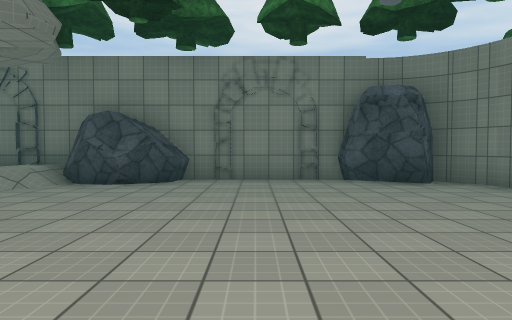
view 1 (above)

15 first-person views from a walk through a Unity game level. The camera is 1.3 m above the floor, tilts 2° down and sees 70° across. The floor is counted in squares, 2 m on a side. Each view is taken from the middle of a square. On the plan, view 1 faces up. The plan holds only what a view shows up to about 11 squares ahead; the rest is blank. The place goes on beyond the plan. The player character is not drawn. Surface patterns are stand-ins for the level's own textures.

view 2
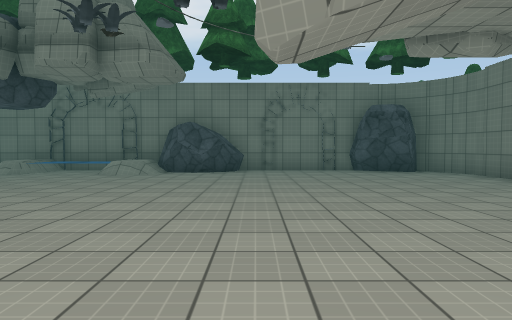

view 3
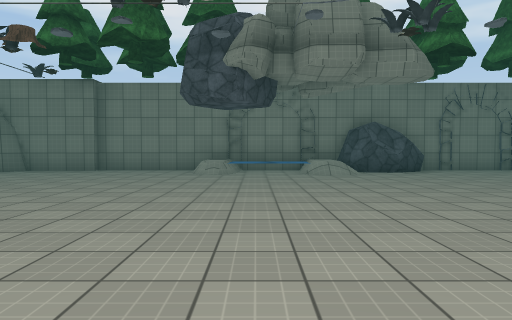

view 4
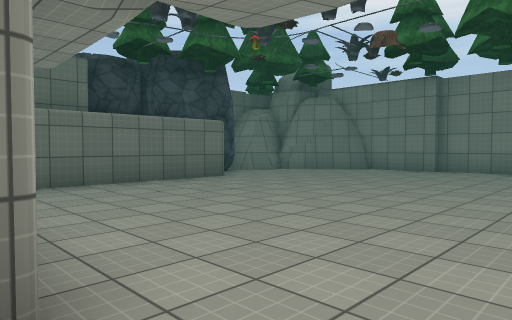

view 5
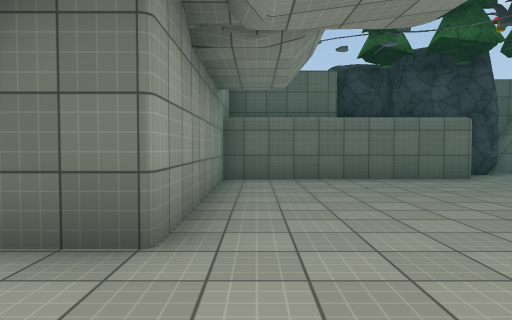

view 6
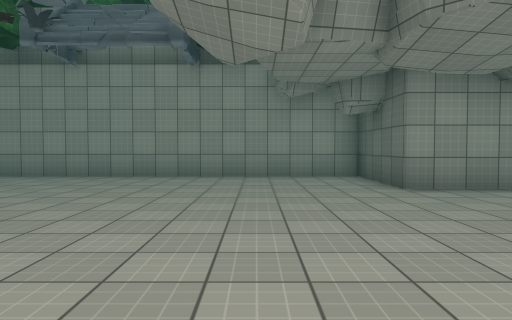

view 7
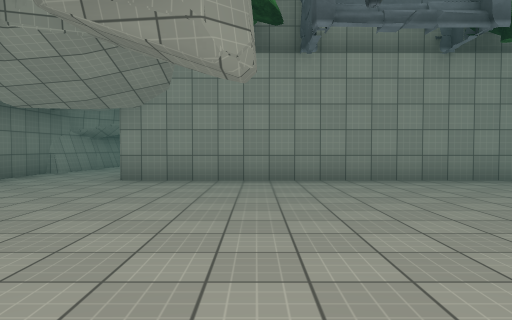

view 8
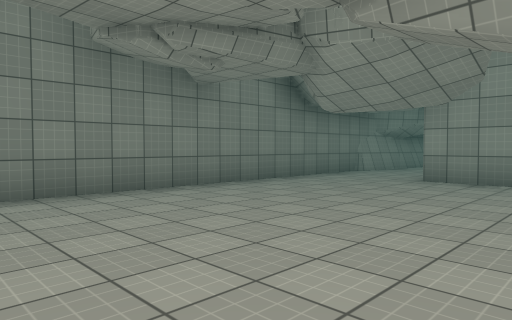

view 9
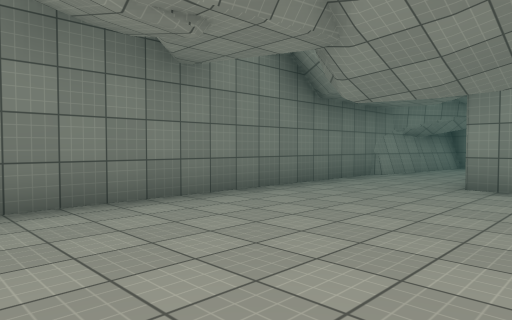

view 10
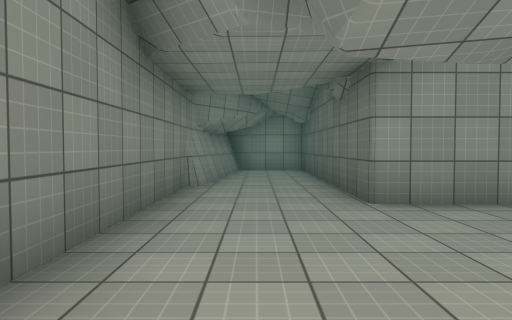

view 11
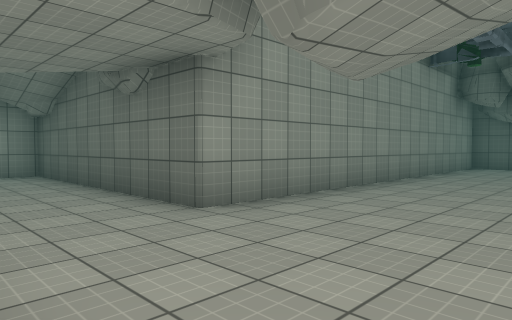

view 12
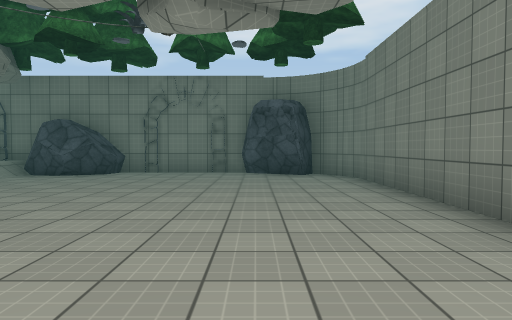

view 13
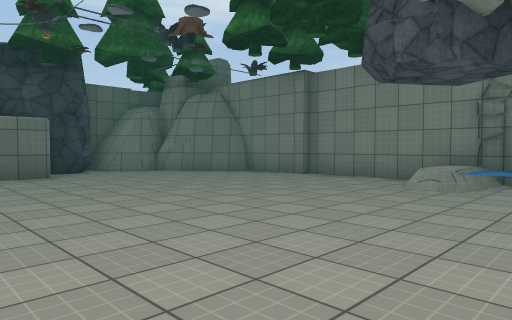

view 14
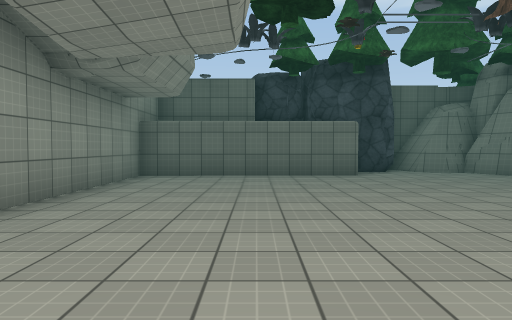

view 15
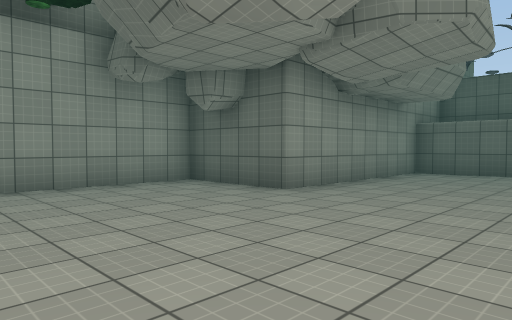

### Floor plan
Points are (right, up) in squares from view 1. A wall is a line through its corners. A room is listed if a view was taken in it or the views show most of it. See-through windows are left out.
Room 1 (views 1, 2, 3, 4, 5, 6, 7, 8, 9, 10, 11, 12, 13, 14, 15)
walls: (0.6, 7.3) (-0.6, 7.3); (-7.1, 7.3) (-10.5, 7.3); (4.2, 5.1) (4.2, 5.6); (-10.4, 7.1) (-12.6, 7.1); (-13.3, 2.4) (-13.3, -2.7) (-8.3, -2.7) (-8.3, -5.2) (1.7, -5.2) (1.7, -11.2) (3, -11.2); (-12.4, 7) (-14.1, 5.4); (-13.7, 5.9) (-14.3, 5.5); (-14.5, 5.1) (-14.9, 4.4); (4.2, -7.5) (4.2, 1.5); (-14.7, 5.9) (-14.4, 4.9); (3.7, -11.6) (4.1, -7.4)
low walls: (-14.4, 4.9) (-14.6, 4.5)
ways out: opening at (-14, 3)
objects: other object (-5, 8); other object (-4, 7) to (-2, 8); other object (-1, 8); other object (1, 8); other object (2, 7) to (3, 7); other object (4, 7) to (6, 8)

Positions as (right, up) in squares from view 1, and headings:
1: (0, 0), facing up
2: (-1, -3), facing up
3: (-6, -3), facing up
4: (-7, -3), facing up-left
5: (-6, -2), facing left
6: (-6, 3), facing down
7: (-1, 2), facing down
8: (-1, 2), facing down-right
9: (0, 1), facing down-right
10: (3, -1), facing down
11: (4, -2), facing down-left
12: (2, -2), facing up
13: (-5, 0), facing up-left
14: (-5, 0), facing left
15: (-4, 1), facing down-left
